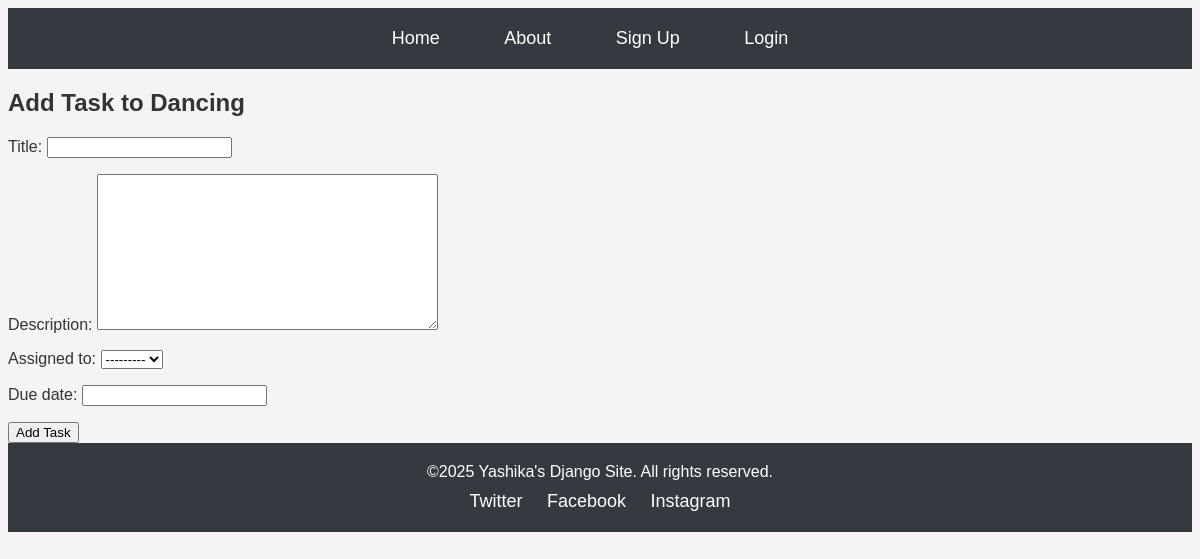
The app's page /createTask/2/, older data.
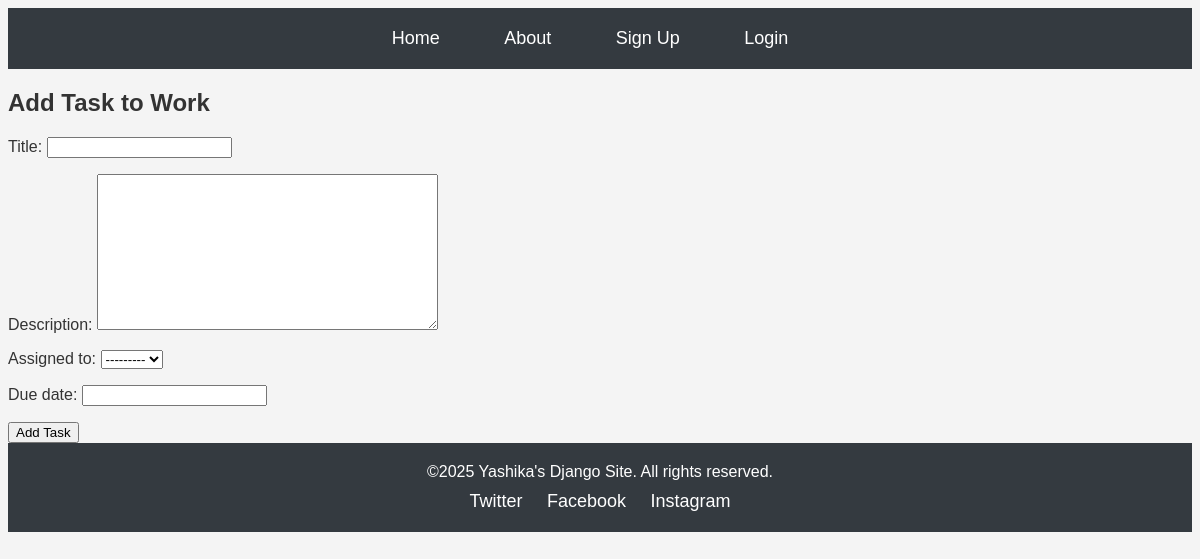
The same page, newer data.
### leisureProjects/models.py (models this page shows, shortened)
class Project(models.Model):
    WALLPAPER_CHOICES = [
        ('wallpaper1.jpg', 'Wallpaper 1'),
        ('wallpaper2.jpg', 'Wallpaper 2'),
        ('wallpaper3.jpg', 'Wallpaper 3'),
        ('wallpaper4.jpg', 'Wallpaper 4'),
        ('wallpaper5.jpg', 'Wallpaper 5'),
        ('wallpaper6.jpg', 'Wallpaper 6'),
        ('wallpaper7.jpg', 'Wallpaper 6'),
        ('wallpaper8.jpg', 'Wallpaper 6'),
    ]
    name = models.CharField(max_length=200)
    description = models.TextField()
    owner = models.ForeignKey(User, on_delete=models.CASCADE)
    created_at = models.DateTimeField(auto_now_add=True)
    wallpaper = models.CharField(
        max_length=50,
        choices=WALLPAPER_CHOICES,
        default='wallpaper1.jpg'
    )

### leisureProjects/views.py (the view)
# urls.py: path('createTask/<int:project_id>/', views.create_task, name="createTask"),
def create_task(request, project_id):
    project = Project.objects.get(id=project_id)
    if request.method == "POST":
        form = TaskForm(request.POST)
        if form.is_valid():
            task = form.save(commit=False)
            task.project = project
            task.save()
            return redirect('projectList')
    else:
        form = TaskForm()
    return render(request, 'leisureProjects/createTask.html', {'form': form, 'project': project})

### leisureProjects/forms.py
class TaskForm(forms.ModelForm):
    class Meta:
        model = Task
        fields = ['title', 'description', 'assigned_to', 'due_date']

### leisureProjects/templates/leisureProjects/createTask.html (shortened to what this page needs)
{% include 'includes/header.html' %}
<h2>Add Task to {{ project.name }}</h2>
<form method="post">
  {{ form.as_p }}
  <button type="submit">Add Task</button>
</form>
{% include 'includes/footer.html' %}

Row changes from the older to the newer data that the page shows:
changed Project: name "Dancing" → "Work"
